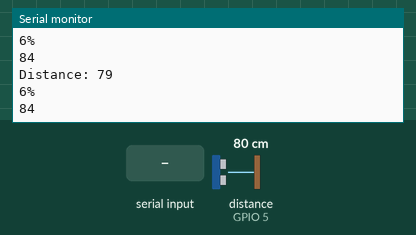
This sketch was run on a simulated ESP8266 (NodeMCU). On the bench: the last lines printed to the serial monitor. Wiring (inferred from the names in the program): ultrasonic range finder: trigger GPIO 16; echo GPIO 5. The test bench sets the inputs (shaded band); at power-on: distance to the obstacle (sensor on GPIO 5) 80 cm. The echo pulse lasts 58.3 µs per cm; WiFi joins after 1.5 s; servers stay silent unless stated.

Above: at 2.7 s.
2.8 s: distance to the obstacle (sensor on GPIO 5) set to 2 cm
At 3.8 s:
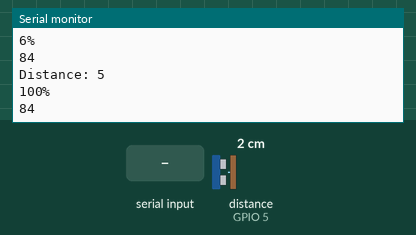
4.3 s: "90,45\n" received over Serial
At 5.7 s:
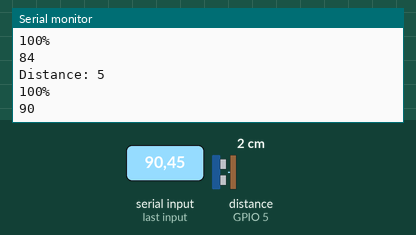
5.8 s: "30,150\n" received over Serial
At 7.2 s:
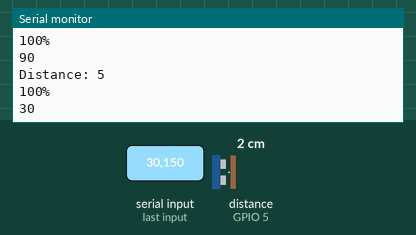
7.3 s: distance to the obstacle (sensor on GPIO 5) set to 9 cm
At 8.3 s:
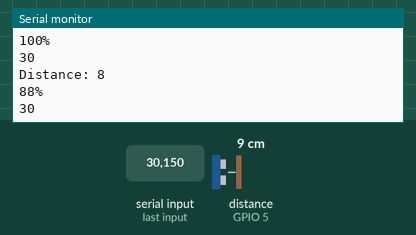
Timing chart, 0 to 9.8 s (numbered marks = the images above; inputs shaded):
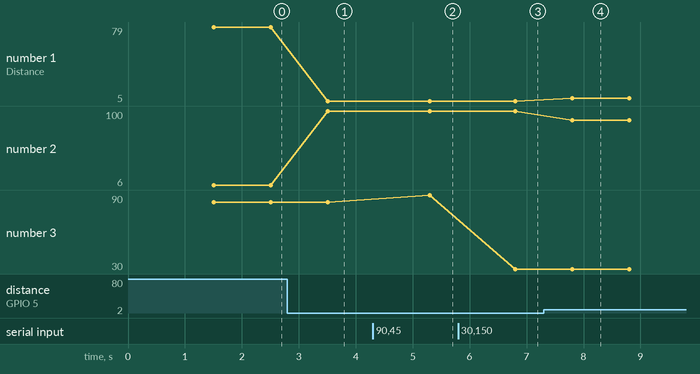

The sketch:

ultrasonic.ino
```cpp
#include <ESP8266WiFi.h>
#include <ESP8266WebServer.h>
#include <WebSocketsServer.h>
#include "webPage.h";

const int MIN = 5;  // between the sensor and the water when the tank is full => min 2 cm for this sensor
int MAX = 84; // between the sensor and the bottom of the tank => maximum 400 cm for this sensor
int percentage = 0;
const int trigPin = 16;
const int echoPin = 5;
long duration;
int distance;
String JSONtxt;

// variables to make a 1 second delay between readings without using delay()
const long interval = 1000;
unsigned long previousMillis = 0;

// WiFi Credentials
const char *ssid = "SSID";
const char *password = "password";


// Create an instance for web server and websocket server
ESP8266WebServer server(80);
WebSocketsServer webSocket = WebSocketsServer(81);


void setup()
{
  Serial.begin(115200);
  // pinMode(LED, OUTPUT);

  //-----------------------------------------------
  // Connect to the WiFi
  WiFi.begin(ssid, password);
  while (WiFi.status() != WL_CONNECTED)
  {
    Serial.print(".");
    delay(500);
  }
  WiFi.mode(WIFI_STA);
  Serial.println();
  Serial.print("Local IP: ");
  Serial.println(WiFi.localIP());
  //-----------------------------------------------
  server.on("/", rootEndPointResponse);
  server.begin();
  webSocket.begin();
  // webSocket.onEvent(webSocketEvent);
  //-----------------------------------------------

  // Ultrasonic pins
  pinMode(trigPin, OUTPUT);
  pinMode(echoPin, INPUT);
}

void loop()
{
    if(Serial.available()>0) MAX = Serial.readString().toInt();

  //-----------------------------------------------
  webSocket.loop();
  server.handleClient();
  //-----------------------------------------------
  unsigned long currentMillis = millis();
  // Clears the trigPin
  digitalWrite(trigPin, LOW);
  delayMicroseconds(2);
  // Sets the trigPin on HIGH state for 10 micro seconds
  digitalWrite(trigPin, HIGH);
  delayMicroseconds(10);
  digitalWrite(trigPin, LOW);
  // Reads the echoPin, returns the sound wave travel time in microseconds
  duration = pulseIn(echoPin, HIGH);

  // every one second, do the reading and show it to serial monitor+
  if (currentMillis - previousMillis >= interval)
  {
    previousMillis = currentMillis;
    read_sensor();
  }


  //Broadcast the sensor reading via websockets
  JSONtxt = "{\"percentage\":\""+String(percentage)+"\"}";
  webSocket.broadcastTXT(JSONtxt);

}

void read_sensor()
{
  // Calculating the distance
  distance = duration * 0.034 / 2;

  // limits of reading in case they exceed
  if (distance > MAX)
    distance = MAX;
  if (distance < MIN)
    distance = MIN;

  percentage = map(distance, MIN, MAX, 100, 0);

  // Prints the distance on the Serial Monitor
  Serial.print("Distance: ");
  Serial.println(distance);
  Serial.print(percentage);
  Serial.println("%");
  Serial.println(MAX);
}

void rootEndPointResponse()
{
  server.send(200,"text/html", webpageCode);
}

// void webSocketEvent(uint8_t num, WStype_t type, uint8_t *payload, size_t welength)
// {
//   String payloadString = (const char *)payload;
//   Serial.print("payloadString= ");
//   Serial.println(payloadString);

//   if(type == WStype_TEXT) //receive text from client
//   {
//     byte separator=payloadString.indexOf('=');
//     String var = payloadString.substring(0,separator);
//     Serial.print("var= ");
//     Serial.println(var);
//     String val = payloadString.substring(separator+1);
//     Serial.print("val= ");
//     Serial.println(val);
//     Serial.println(" ");

//     if(var == "LEDonoff")
//     {
//       LEDonoff = false;
//       if(val == "ON") LEDonoff = true;
//     }
//   }
// }
```

webPage.h
```cpp
const char webpageCode[] PROGMEM =
    R"=====(

<!DOCTYPE html>
<html lang="en">

<head>
    <meta charset="UTF-8">
    <meta http-equiv="X-UA-Compatible" content="IE=edge">
    <meta name="viewport" content="width=device-width, initial-scale=1.0">
    <title>Water Level Control</title>
    <style>
        *,
        *:before,
        *:after {
            box-sizing: border-box;
            outline: none;
        }

        body {
            background: #020438;
            font: 14px/1 "Open Sans", helvetica, sans-serif;
            -webkit-font-smoothing: antialiased;
        }

        .box {
            height: 27rem;
            width: 18rem;
            position: absolute;
            top: 50%;
            left: 50%;
            transform: translate(-50%, -50%);
            background: #020438;
            border: solid white;
            border-top: 0;
            border-radius: 5%;
            /*change to make it circular */
            overflow: hidden;
        }

        .box .percent {
            position: absolute;
            left: 0;
            top: 0;
            z-index: 3;
            width: 100%;
            height: 100%;
            display: flex;
            display: -webkit-flex;
            align-items: center;
            justify-content: center;
            color: #fff;
            font-size: 64px;
        }

        .box .water {
            position: absolute;
            left: 0;
            top: 0;
            z-index: 2;
            width: 100%;
            height: 100%;
            transform: translate(0, 100%);
            background: #4d6de3;
            transition: all 5s; /*change for the water transition speed*/
        }

        .box .water_wave {
            width: 200%;
            position: absolute;
            bottom: 100%;
        }

        .box .water_wave_back {
            right: 0;
            fill: #c7eeff;
            -webkit-animation: wave-back 1.4s infinite linear;
            animation: wave-back 1.4s infinite linear;
        }

        .box .water_wave_front {
            left: 0;
            fill: #4d6de3;
            margin-bottom: -1px;
            -webkit-animation: wave-front 0.7s infinite linear;
            animation: wave-front 0.7s infinite linear;
        }

        @-webkit-keyframes wave-front {
            100% {
                transform: translate(-50%, 0);
            }
        }

        @keyframes wave-front {
            100% {
                transform: translate(-50%, 0);
            }
        }

        @-webkit-keyframes wave-back {
            100% {
                transform: translate(50%, 0);
            }
        }

        @keyframes wave-back {
            100% {
                transform: translate(50%, 0);
            }
        }
    </style>
</head>

<body>
    <svg version="1.1" xmlns="http://www.w3.org/2000/svg" xmlns:xlink="http://www.w3.org/1999/xlink" x="0px" y="0px"
        style="display: none;">
        <symbol id="wave">
            <path
                d="M420,20c21.5-0.4,38.8-2.5,51.1-4.5c13.4-2.2,26.5-5.2,27.3-5.4C514,6.5,518,4.7,528.5,2.7c7.1-1.3,17.9-2.8,31.5-2.7c0,0,0,0,0,0v20H420z">
            </path>
            <path
                d="M420,20c-21.5-0.4-38.8-2.5-51.1-4.5c-13.4-2.2-26.5-5.2-27.3-5.4C326,6.5,322,4.7,311.5,2.7C304.3,1.4,293.6-0.1,280,0c0,0,0,0,0,0v20H420z">
            </path>
            <path
                d="M140,20c21.5-0.4,38.8-2.5,51.1-4.5c13.4-2.2,26.5-5.2,27.3-5.4C234,6.5,238,4.7,248.5,2.7c7.1-1.3,17.9-2.8,31.5-2.7c0,0,0,0,0,0v20H140z">
            </path>
            <path
                d="M140,20c-21.5-0.4-38.8-2.5-51.1-4.5c-13.4-2.2-26.5-5.2-27.3-5.4C46,6.5,42,4.7,31.5,2.7C24.3,1.4,13.6-0.1,0,0c0,0,0,0,0,0l0,20H140z">
            </path>
        </symbol>
    </svg>
    <div class="box">
        <div class="percent">
            <div class="percentNum" id="count">0</div>
            <div class="percentB" id="sign">%</div>
        </div>
        <div id="water" class="water">
            <svg viewBox="0 0 560 20" class="water_wave water_wave_back">
                <use xlink:href="#wave"></use>
            </svg>
            <svg viewBox="0 0 560 20" class="water_wave water_wave_front">
                <use xlink:href="#wave"></use>
            </svg>
        </div>
    </div>
    <!-- <div><input type="number" id="level"></div> -->
</body>

</html>

<script>
    var cnt = document.getElementById("count");
    var percentSign = document.getElementById("sign");
    var water = document.getElementById("water");
    var percent = cnt.innerText;

    InitWebSocket()
    function InitWebSocket()
        {
            websock = new WebSocket('ws://'+window.location.hostname+':81/');
            websock.onmessage = function(evt)
        {
            JSONobj = JSON.parse(evt.data);
            let percent = JSONobj.percentage
            cnt.innerHTML = percent;
            water.style.transform = 'translate(0' + ',' + (100 - percent) + '%)';

                if (percent <= 15) {
                    cnt.style.color = "red";
                    percentSign.style.color = "red";
                }
                else if(percent >= 85) {
                    cnt.style.color = "rgb(113, 235, 52)";
                    percentSign.style.color = "rgb(113, 235, 52)";
                }

                else {
                    cnt.style.color = "white";
                    percentSign.style.color = "white";
                }

        }
    }

</script>


<!-- https://codepen.io/ElaineXu/pen/jrzGrw -->


)=====";
```

Measured:
- after the input at 2.8 s, the serial monitor: prints a new line after 0.70 s (image 1)
- after the input at 4.3 s, the serial monitor: prints a new line after 1.0 s (image 2)
- after the input at 5.8 s, the serial monitor: prints a new line after 1.0 s (image 3)
- after the input at 7.3 s, the serial monitor: prints a new line after 0.50 s (image 4)
- plotted number 1: 79 → 5 after the input at 2.8 s, 5 → 8 after the input at 7.3 s
- plotted number 2: 6 → 100 after the input at 2.8 s, 100 → 88 after the input at 7.3 s
- plotted number 3: 84 → 90 after the input at 4.3 s, 90 → 30 after the input at 5.8 s
